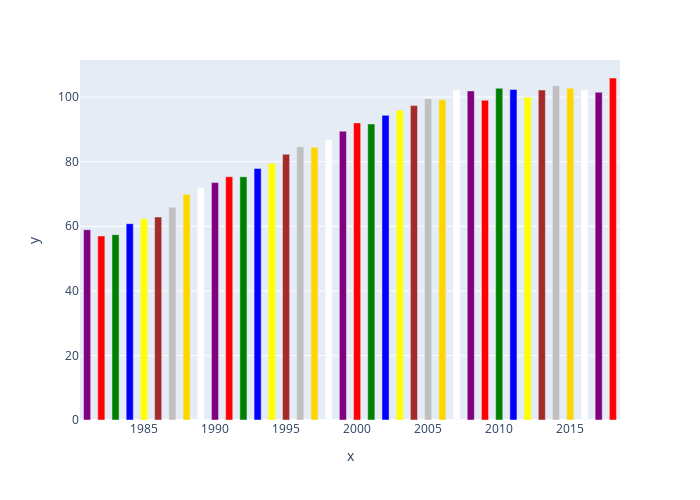

This figure's notebook cell:
### Code cell
fig = px.bar(x = df_gas_1980_2019.groupby('ano_int')['IPG2211A2N'].mean().index , y= df_gas_1980_2019.groupby('ano_int')['IPG2211A2N'].mean().values)
fig.update_layout(width=700, height=500, bargap=0.5)
fig.update_traces(marker_color='green')
#fig.update_traces(marker_color=['purple', 'red', 'green', 'blue', 'yellow', 'brown', 'silver', 'gold', 'white', 'purple', 'red', 'green', 'blue', 'yellow', 'brown', 'silver', 'gold', 'white'])
fig.update_traces(marker_color=['purple', 'red', 'green', 'blue', 'yellow', 'brown', 'silver', 'gold', 'white', 'purple', 'red', 'green', 'blue', 'yellow', 'brown', 'silver', 'gold', 'white','purple', 'red', 'green', 'blue', 'yellow', 'brown', 'silver', 'gold', 'white', 'purple', 'red', 'green', 'blue', 'yellow', 'brown', 'silver', 'gold', 'white', 'purple', 'red'])
fig.show()

### Figure 1 — Plotly figure (JSON) as saved in the notebook; plotly's stock layout.template omitted (floating-point values rounded to 4 significant figures)
{"data": [{"alignmentgroup": "True", "hovertemplate": "x=%{x}<br>y=%{y}<extra></extra>", "legendgroup": "", "marker": {"color": ["purple", "red", "green", "blue", "yellow", "brown", "silver", "gold", "white", "purple", "red", "green", "blue", "yellow", "brown", "silver", "gold", "white", "purple", "red", "green", "blue", "yellow", "brown", "silver", "gold", "white", "purple", "red", "green", "blue", "yellow", "brown", "silver", "gold", "white", "purple", "red"], "pattern": {"shape": ""}}, "name": "", "offsetgroup": "", "orientation": "v", "showlegend": false, "textposition": "auto", "type": "bar", "x": [1981, 1982, 1983, 1984, 1985, 1986, 1987, 1988, 1989, 1990, 1991, 1992, 1993, 1994, 1995, 1996, 1997, 1998, 1999, 2000, 2001, 2002, 2003, 2004, 2005, 2006, 2007, 2008, 2009, 2010, 2011, 2012, 2013, 2014, 2015, 2016, 2017, 2018], "xaxis": "x", "y": [58.95, 56.98, 57.4, 60.81, 62.32, 62.87, 65.91, 69.9, 72.09, 73.53, 75.35, 75.35, 77.91, 79.49, 82.31, 84.64, 84.49, 86.8, 89.46, 92.03, 91.7, 94.37, 95.97, 97.39, 99.51, 99.17, 102.3, 101.9, 99.03, 102.8, 102.4, 100.0, 102.2, 103.5, 102.7, 102.3, 101.5, 105.9], "yaxis": "y"}], "layout": {"bargap": 0.5, "barmode": "relative", "height": 500, "legend": {"tracegroupgap": 0}, "margin": {"t": 60}, "width": 700, "xaxis": {"anchor": "y", "domain": [0, 1], "title": {"text": "x"}}, "yaxis": {"anchor": "x", "domain": [0, 1], "title": {"text": "y"}}}}
